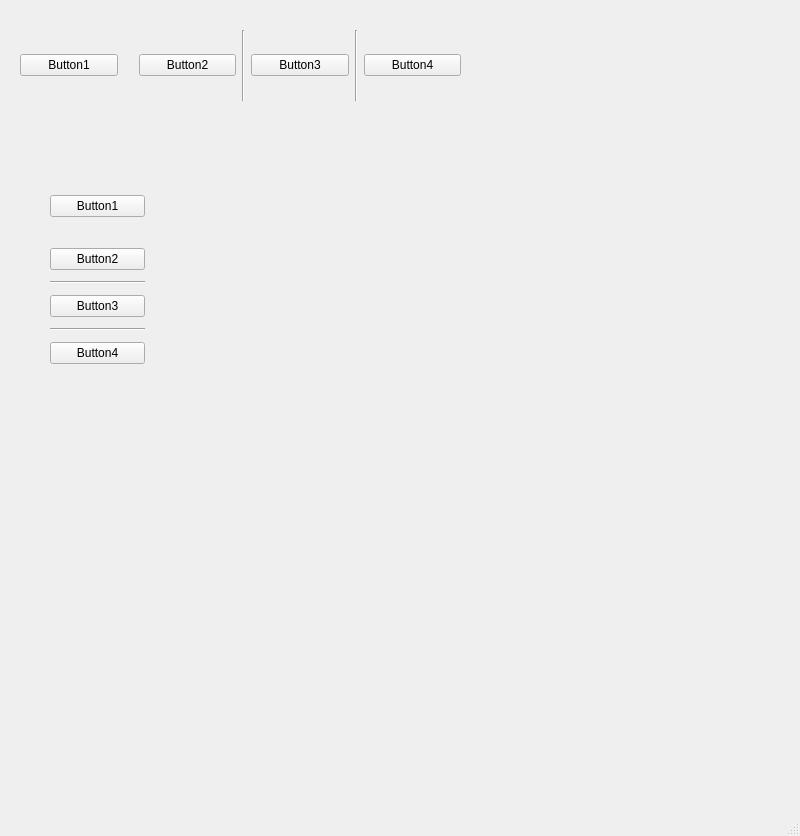
<?xml version="1.0" encoding="UTF-8"?>
<ui version="4.0">
 <class>MainWindow</class>
 <widget class="QMainWindow" name="MainWindow">
  <property name="geometry">
   <rect>
    <x>0</x>
    <y>0</y>
    <width>800</width>
    <height>836</height>
   </rect>
  </property>
  <property name="windowTitle">
   <string>MainWindow</string>
  </property>
  <widget class="QWidget" name="centralwidget">
   <widget class="QWidget" name="">
    <property name="geometry">
     <rect>
      <x>20</x>
      <y>30</y>
      <width>441</width>
      <height>71</height>
     </rect>
    </property>
    <layout class="QHBoxLayout" name="horizontalLayout">
     <item>
      <widget class="QPushButton" name="pushButton">
       <property name="text">
        <string>Button1</string>
       </property>
      </widget>
     </item>
     <item>
      <spacer name="horizontalSpacer">
       <property name="orientation">
        <enum>Qt::Horizontal</enum>
       </property>
       <property name="sizeType">
        <enum>QSizePolicy::Fixed</enum>
       </property>
       <property name="sizeHint" stdset="0">
        <size>
         <width>15</width>
         <height>20</height>
        </size>
       </property>
      </spacer>
     </item>
     <item>
      <widget class="QPushButton" name="pushButton_2">
       <property name="text">
        <string>Button2</string>
       </property>
      </widget>
     </item>
     <item>
      <widget class="Line" name="line_3">
       <property name="orientation">
        <enum>Qt::Vertical</enum>
       </property>
      </widget>
     </item>
     <item>
      <widget class="QPushButton" name="pushButton_3">
       <property name="text">
        <string>Button3</string>
       </property>
      </widget>
     </item>
     <item>
      <widget class="Line" name="line_4">
       <property name="orientation">
        <enum>Qt::Vertical</enum>
       </property>
      </widget>
     </item>
     <item>
      <widget class="QPushButton" name="pushButton_4">
       <property name="text">
        <string>Button4</string>
       </property>
      </widget>
     </item>
    </layout>
   </widget>
   <widget class="QWidget" name="">
    <property name="geometry">
     <rect>
      <x>50</x>
      <y>190</y>
      <width>95</width>
      <height>182</height>
     </rect>
    </property>
    <layout class="QVBoxLayout" name="verticalLayout">
     <item>
      <widget class="QPushButton" name="pushButton_5">
       <property name="text">
        <string>Button1</string>
       </property>
      </widget>
     </item>
     <item>
      <spacer name="verticalSpacer">
       <property name="orientation">
        <enum>Qt::Vertical</enum>
       </property>
       <property name="sizeType">
        <enum>QSizePolicy::Fixed</enum>
       </property>
       <property name="sizeHint" stdset="0">
        <size>
         <width>20</width>
         <height>20</height>
        </size>
       </property>
      </spacer>
     </item>
     <item>
      <widget class="QPushButton" name="pushButton_6">
       <property name="text">
        <string>Button2</string>
       </property>
      </widget>
     </item>
     <item>
      <widget class="Line" name="line">
       <property name="orientation">
        <enum>Qt::Horizontal</enum>
       </property>
      </widget>
     </item>
     <item>
      <widget class="QPushButton" name="pushButton_7">
       <property name="text">
        <string>Button3</string>
       </property>
      </widget>
     </item>
     <item>
      <widget class="Line" name="line_2">
       <property name="orientation">
        <enum>Qt::Horizontal</enum>
       </property>
      </widget>
     </item>
     <item>
      <widget class="QPushButton" name="pushButton_8">
       <property name="text">
        <string>Button4</string>
       </property>
      </widget>
     </item>
    </layout>
   </widget>
  </widget>
  <widget class="QMenuBar" name="menubar">
   <property name="geometry">
    <rect>
     <x>0</x>
     <y>0</y>
     <width>800</width>
     <height>26</height>
    </rect>
   </property>
  </widget>
  <widget class="QStatusBar" name="statusbar"/>
 </widget>
 <resources/>
 <connections/>
</ui>
